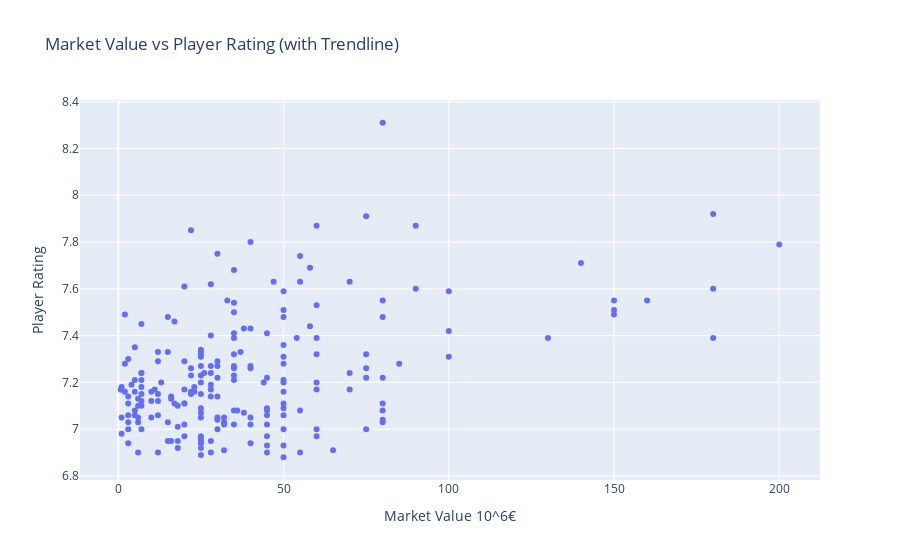

Notebook code for this chart:
### Markdown cell above
#### 3. Scatterplot: Market Value vs Player Rating

### Code cell
fig_trend = px.scatter(
    ucl,
    x="Value10^6",
    y="Rating",
    title="Market Value vs Player Rating (with Trendline)",
    labels={"Value10^6": "Market Value 10^6€", "Rating": "Player Rating"}, # Ordinary Least Squares
)

fig_trend.show()

### Figure 1 — Plotly figure (JSON) as saved in the notebook; plotly's stock layout.template omitted (floating-point values rounded to 4 significant figures; data arrays with more than 128 entries replaced by an {"elided": "..."} marker saying what was removed)
{"data": [{"hovertemplate": "Market Value 10^6€=%{x}<br>Player Rating=%{y}<extra></extra>", "legendgroup": "", "marker": {"color": "#636efa", "symbol": "circle"}, "mode": "markers", "name": "", "orientation": "v", "showlegend": false, "x": {"elided": "210 float values"}, "xaxis": "x", "y": {"elided": "210 float values"}, "yaxis": "y", "type": "scatter"}], "layout": {"xaxis": {"anchor": "y", "domain": [0.0, 1.0], "title": {"text": "Market Value 10^6€"}}, "yaxis": {"anchor": "x", "domain": [0.0, 1.0], "title": {"text": "Player Rating"}}, "legend": {"tracegroupgap": 0}, "title": {"text": "Market Value vs Player Rating (with Trendline)"}}}
